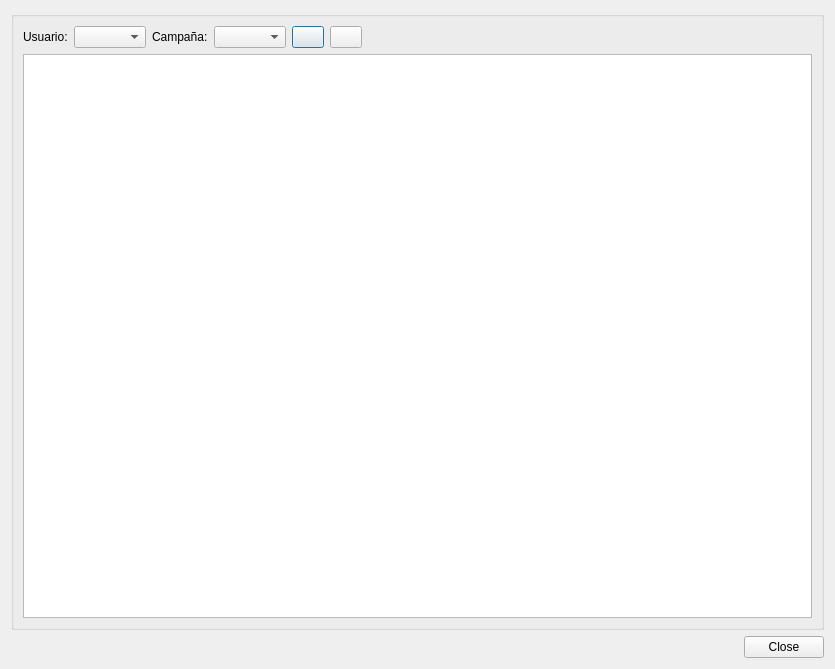
<?xml version="1.0" encoding="UTF-8"?>
<ui version="4.0">
 <class>admin_campaign_selector</class>
 <widget class="QDialog" name="admin_campaign_selector">
  <property name="geometry">
   <rect>
    <x>0</x>
    <y>0</y>
    <width>835</width>
    <height>669</height>
   </rect>
  </property>
  <property name="windowTitle">
   <string>Admin Campaign Selector</string>
  </property>
  <layout class="QVBoxLayout" name="verticalLayout_4">
   <item>
    <widget class="QGroupBox" name="groupBox">
     <property name="title">
      <string/>
     </property>
     <layout class="QVBoxLayout" name="verticalLayout_3">
      <item>
       <layout class="QHBoxLayout" name="horizontalLayout_2">
        <item>
         <widget class="QLabel" name="lbl_user">
          <property name="text">
           <string>Usuario:</string>
          </property>
         </widget>
        </item>
        <item>
         <widget class="QComboBox" name="cmb_user"/>
        </item>
        <item>
         <widget class="QLabel" name="lbl_campaign">
          <property name="text">
           <string>Campaña:</string>
          </property>
         </widget>
        </item>
        <item>
         <widget class="QComboBox" name="cmb_campaign"/>
        </item>
        <item>
         <widget class="QPushButton" name="btn_add">
          <property name="sizePolicy">
           <sizepolicy hsizetype="Fixed" vsizetype="Fixed">
            <horstretch>0</horstretch>
            <verstretch>0</verstretch>
           </sizepolicy>
          </property>
          <property name="maximumSize">
           <size>
            <width>32</width>
            <height>16777215</height>
           </size>
          </property>
          <property name="text">
           <string/>
          </property>
         </widget>
        </item>
        <item>
         <widget class="QPushButton" name="btn_delete">
          <property name="sizePolicy">
           <sizepolicy hsizetype="Fixed" vsizetype="Fixed">
            <horstretch>0</horstretch>
            <verstretch>0</verstretch>
           </sizepolicy>
          </property>
          <property name="maximumSize">
           <size>
            <width>32</width>
            <height>16777215</height>
           </size>
          </property>
          <property name="text">
           <string/>
          </property>
         </widget>
        </item>
        <item>
         <spacer name="horizontalSpacer_3">
          <property name="orientation">
           <enum>Qt::Horizontal</enum>
          </property>
          <property name="sizeHint" stdset="0">
           <size>
            <width>40</width>
            <height>20</height>
           </size>
          </property>
         </spacer>
        </item>
       </layout>
      </item>
      <item>
       <widget class="QTableWidget" name="tbl_selector">
        <property name="toolTipDuration">
         <number>-1</number>
        </property>
        <property name="sortingEnabled">
         <bool>true</bool>
        </property>
       </widget>
      </item>
     </layout>
    </widget>
   </item>
   <item>
    <layout class="QGridLayout" name="lyt_buttons">
     <item row="0" column="0">
      <spacer name="horizontalSpacer_2">
       <property name="orientation">
        <enum>Qt::Horizontal</enum>
       </property>
       <property name="sizeHint" stdset="0">
        <size>
         <width>40</width>
         <height>20</height>
        </size>
       </property>
      </spacer>
     </item>
     <item row="0" column="1">
      <widget class="QPushButton" name="btn_close">
       <property name="text">
        <string>Close</string>
       </property>
      </widget>
     </item>
    </layout>
   </item>
  </layout>
 </widget>
 <tabstops>
  <tabstop>cmb_user</tabstop>
  <tabstop>cmb_campaign</tabstop>
  <tabstop>btn_add</tabstop>
  <tabstop>btn_delete</tabstop>
  <tabstop>tbl_selector</tabstop>
  <tabstop>btn_close</tabstop>
 </tabstops>
 <resources/>
 <connections/>
</ui>
